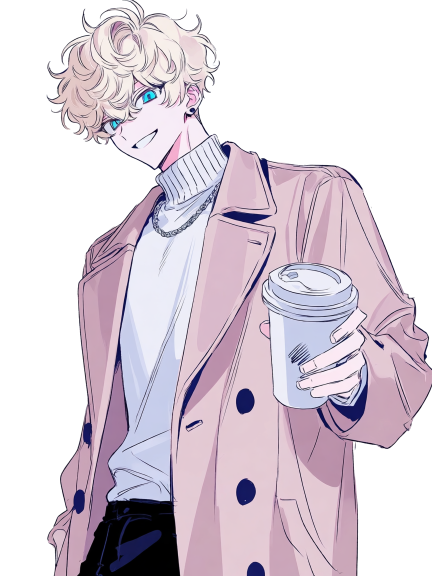
#> input picture assets/chara/local/coffee.png, 864 x 1152 px, given in place of senior_chibi.png, which was not available (shown at 1/2 size)
$ python import_batch13.py
#> lines starting #> are read from the running program, lines starting #| are printed output that depends on the picture
# 第十三批 A10、第十五批补 3：加长常规立绘、睡衣、地图 Q 版头像、恋爱ing 邮戳入库（原样复制；Q 版头像缩到 160px）
# 运行（在 game/ 下）：python3 tools/import_batch13.py
import os, shutil
from PIL import Image
GAME = os.path.dirname(os.path.dirname(os.path.abspath(__file__)))
ART = os.path.join(os.path.dirname(GAME), "03_美术素材")
A = os.path.join(GAME, "assets")
cp = lambda s, d: (shutil.copyfile(os.path.join(ART, s), os.path.join(A, d)), print("→", d))
cp("角色抠图/可攻略对象初始立绘/local 加长常规.png", "chara/local/base.png")
cp("角色抠图/可攻略对象初始立绘/宅男 加长常规.png", "chara/otaku/base.png")
for c in ["senior", "local", "groupmate", "otaku"]:
    cp(f"角色抠图/可攻略对象睡衣/{c}_pajama.png", f"chara/{c}/pajama.png")
    os.makedirs(os.path.join(A, "ui", "chibi"), exist_ok=True)
    im = Image.open(os.path.join(ART, f"角色抠图/地图Q版头像/{c}_chibi.png")).convert("RGBA").resize((160, 160), Image.LANCZOS)
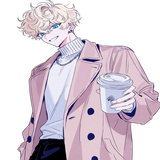
#> im: PIL image 160x160 RGBA; mean R, G, B, A 113.9, 102.6, 113.1, 146.9; transparent parts drawn white
    im.save(os.path.join(A, "ui", "chibi", f"{c}.png")); print("→ ui/chibi/%s.png" % c)
#| → ui/chibi/senior.png
#> pass 2 of the loop `for c in ["senior", "local", "groupmate", "otaku"]:`:
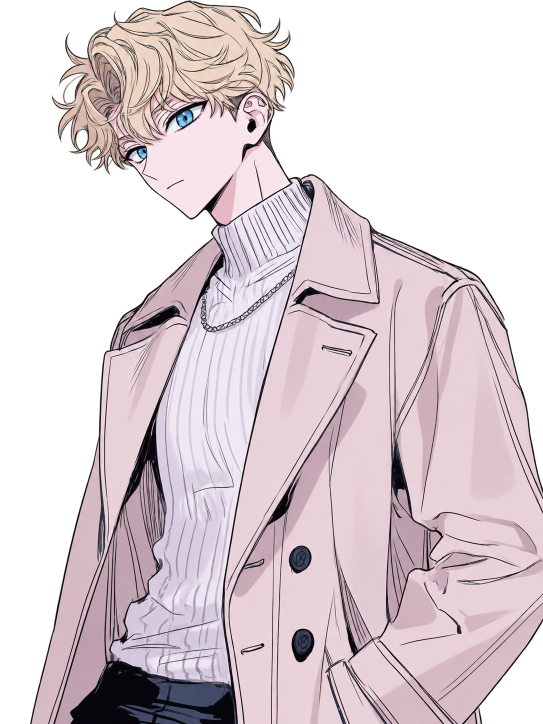
#> input picture assets/chara/local/expr_1.png, 1086 x 1448 px, given in place of local_chibi.png, which was not available (shown at 1/2 size)
#> `im = Image.open(os.path.join(ART, f"角色抠图/地图Q版头像/{c}_chibi.png")).conve..`:
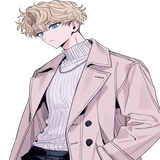
#> im: PIL image 160x160 RGBA; mean R, G, B, A 129.1, 116.3, 121.5, 160.9; transparent parts drawn white
#| → ui/chibi/local.png
#> (the run stopped early here; a loop or call above may not have finished)
